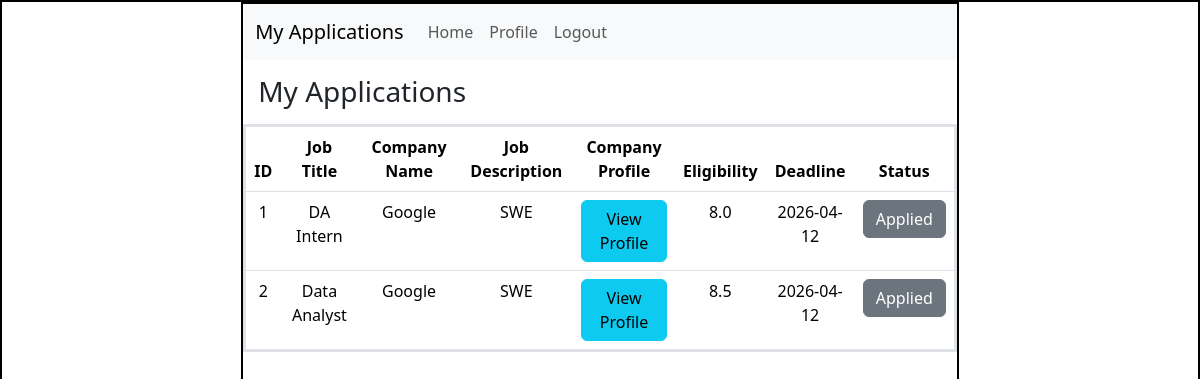
Page /my_applications (signed in) on the earlier database version.
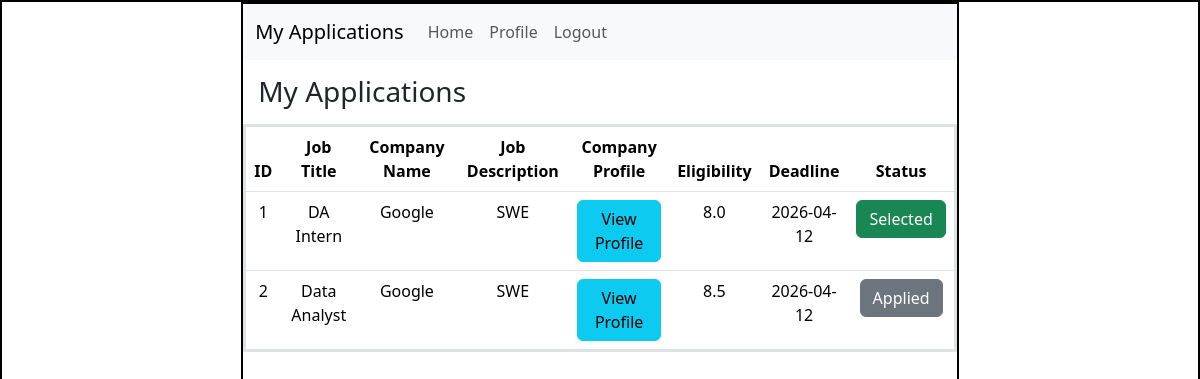
Same page on the later database version.
### application/models.py (models this page shows)
class Application(db.Model):
    __tablename__ = "application"
    id = db.Column(db.Integer(), primary_key=True)
    student_id = db.Column(db.Integer(), db.ForeignKey('user.id'), nullable=False)
    drive_id = db.Column(db.Integer(), db.ForeignKey('placement_drive.id'), nullable=False)
    date = db.Column(db.String(), nullable=False)
    status = db.Column(db.String(), nullable=False, default='applied')

class PlacementDrive(db.Model):
    __tablename__ = "placement_drive"   # ✅ IMPORTANT
    id = db.Column(db.Integer(), primary_key=True)
    company_id = db.Column(db.Integer(), db.ForeignKey('company.id'))
    job_title = db.Column(db.String(), nullable=False)
    description = db.Column(db.String())
    eligibility = db.Column(db.String())
    deadline = db.Column(db.Date)
    status = db.Column(db.String(), default='pending')

### application/controllers.py (the view)
@app.route("/my_applications")
def my_applications():
    user_id = session.get("user_id")
    apps = Application.query.filter_by(student_id=user_id).all()
    drives = {d.id: d for d in PlacementDrive.query.all()}
    companies = {c.id: c for c in Company.query.all()}
    return render_template(
        "my_applications.html",
        apps=apps,
        drives=drives,
        companies=companies
    )

### templates/my_applications.html (shortened to what this page needs)
<!DOCTYPE html>
<html lang="en">
<head>
    <link rel="stylesheet" href="/static/style.css">
    <link href="https://cdn.jsdelivr.net/npm/bootstrap@5.3.8/dist/css/bootstrap.min.css" rel="stylesheet">
</head>
<body>
    <div id="main">
        <div id="canvas">
            <nav class="navbar navbar-expand-lg bg-body-tertiary">
                <div class="container-fluid">
                    <a class="navbar-brand">My Applications</a>
                    <div class="collapse navbar-collapse">
                        <ul class="navbar-nav me-auto">
                            <li class="nav-item">
                                <a class="nav-link" href="/student/dashboard">Home</a>
                            </li>
                            <li class="nav-item">
                                <a class="nav-link" href="/profile">Profile</a>
                            </li>
                            <li class="nav-item">
                                <a class="nav-link" href="/logout">Logout</a>
                            </li>
                        </ul>
                    </div>
                </div>
            </nav>
            <div id="content">
                <h3 class="headings">My Applications</h3>
                <table class="table text-center border border-3">
                    <thead>
                        <tr>
                            <th>ID</th>
                            <th>Job Title</th>
                            <th>Company Name</th>
                            <th>Job Description</th>
                            <th>Company Profile</th>
                            <th>Eligibility</th>
                            <th>Deadline</th>
                            <th>Status</th>
                        </tr>
                    </thead>
                    <tbody>
                        {% for app in apps %}
                        <tr>
                            <td>{{ app.id }}</td>
                            <td>{{ drives[app.drive_id].job_title }}</td>
                            <td>{{ companies[drives[app.drive_id].company_id].company_name }}</td>
                            <td>{{ drives[app.drive_id].description }}</td>
                            <td>
                                <a href="/company/profile/{{ companies[drives[app.drive_id].company_id].id }}" class="btn btn-info">
                                    View Profile
                                </a>
                            </td>
                            <td>{{ drives[app.drive_id].eligibility }}</td>
                            <td>{{ drives[app.drive_id].deadline }}</td>
                            <td>
                                {% if app.status == "applied" %}
                                    <button class="btn btn-secondary">Applied</button>
                                {% elif app.status == "shortlisted" %}
                                    <button class="btn btn-warning">Shortlisted</button>
                                {% elif app.status == "selected" %}
                                    <button class="btn btn-success">Selected</button>
                                {% elif app.status == "rejected" %}
                                    <button class="btn btn-danger">Rejected</button>
                                {% endif %}
                            </td>
                        </tr>
                        {% endfor %}
                    </tbody>
                </table>
            </div>
        </div>
    </div>
</body>
</html>

Differences in the rows shown:
changed Application id 1: status "Applied" → "Selected"
